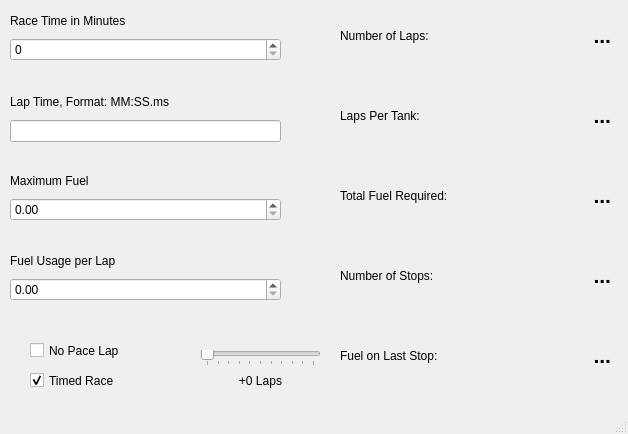
<?xml version="1.0" encoding="UTF-8"?>
<ui version="4.0">
 <class>MainWindow</class>
 <widget class="QMainWindow" name="MainWindow">
  <property name="geometry">
   <rect>
    <x>0</x>
    <y>0</y>
    <width>628</width>
    <height>434</height>
   </rect>
  </property>
  <property name="windowTitle">
   <string>REAL Friends Fuel Calculator</string>
  </property>
  <widget class="QWidget" name="centralwidget">
   <widget class="QWidget" name="verticalLayoutWidget">
    <property name="geometry">
     <rect>
      <x>10</x>
      <y>10</y>
      <width>271</width>
      <height>51</height>
     </rect>
    </property>
    <layout class="QVBoxLayout" name="verticalLayout">
     <item>
      <widget class="QLabel" name="raceTimeLabel">
       <property name="text">
        <string>Race Time in Minutes</string>
       </property>
      </widget>
     </item>
     <item>
      <widget class="QSpinBox" name="raceTimeInput">
       <property name="maximum">
        <number>2000</number>
       </property>
      </widget>
     </item>
    </layout>
   </widget>
   <widget class="QWidget" name="verticalLayoutWidget_2">
    <property name="geometry">
     <rect>
      <x>10</x>
      <y>90</y>
      <width>271</width>
      <height>81</height>
     </rect>
    </property>
    <layout class="QVBoxLayout" name="verticalLayout_2">
     <item>
      <widget class="QLabel" name="lapTimeLabel">
       <property name="text">
        <string>Lap Time, Format: MM:SS.ms</string>
       </property>
      </widget>
     </item>
     <item>
      <widget class="QLineEdit" name="lapTimeInput"/>
     </item>
     <item>
      <widget class="QLabel" name="lapFormatLabel">
       <property name="palette">
        <palette>
         <active>
          <colorrole role="WindowText">
           <brush brushstyle="SolidPattern">
            <color alpha="255">
             <red>255</red>
             <green>0</green>
             <blue>4</blue>
            </color>
           </brush>
          </colorrole>
          <colorrole role="Text">
           <brush brushstyle="SolidPattern">
            <color alpha="255">
             <red>255</red>
             <green>0</green>
             <blue>4</blue>
            </color>
           </brush>
          </colorrole>
          <colorrole role="PlaceholderText">
           <brush brushstyle="SolidPattern">
            <color alpha="128">
             <red>255</red>
             <green>0</green>
             <blue>4</blue>
            </color>
           </brush>
          </colorrole>
         </active>
         <inactive>
          <colorrole role="WindowText">
           <brush brushstyle="SolidPattern">
            <color alpha="255">
             <red>255</red>
             <green>0</green>
             <blue>4</blue>
            </color>
           </brush>
          </colorrole>
          <colorrole role="Text">
           <brush brushstyle="SolidPattern">
            <color alpha="255">
             <red>255</red>
             <green>0</green>
             <blue>4</blue>
            </color>
           </brush>
          </colorrole>
          <colorrole role="PlaceholderText">
           <brush brushstyle="SolidPattern">
            <color alpha="128">
             <red>255</red>
             <green>0</green>
             <blue>4</blue>
            </color>
           </brush>
          </colorrole>
         </inactive>
         <disabled>
          <colorrole role="WindowText">
           <brush brushstyle="SolidPattern">
            <color alpha="255">
             <red>120</red>
             <green>120</green>
             <blue>120</blue>
            </color>
           </brush>
          </colorrole>
          <colorrole role="Text">
           <brush brushstyle="SolidPattern">
            <color alpha="255">
             <red>120</red>
             <green>120</green>
             <blue>120</blue>
            </color>
           </brush>
          </colorrole>
          <colorrole role="PlaceholderText">
           <brush brushstyle="SolidPattern">
            <color alpha="128">
             <red>0</red>
             <green>0</green>
             <blue>0</blue>
            </color>
           </brush>
          </colorrole>
         </disabled>
        </palette>
       </property>
       <property name="font">
        <font>
         <italic>true</italic>
        </font>
       </property>
       <property name="text">
        <string/>
       </property>
       <property name="textFormat">
        <enum>Qt::AutoText</enum>
       </property>
       <property name="alignment">
        <set>Qt::AlignLeading|Qt::AlignLeft|Qt::AlignTop</set>
       </property>
      </widget>
     </item>
    </layout>
   </widget>
   <widget class="QWidget" name="verticalLayoutWidget_3">
    <property name="geometry">
     <rect>
      <x>10</x>
      <y>170</y>
      <width>271</width>
      <height>51</height>
     </rect>
    </property>
    <layout class="QVBoxLayout" name="verticalLayout_3">
     <item>
      <widget class="QLabel" name="maxFuelLabel">
       <property name="text">
        <string>Maximum Fuel</string>
       </property>
      </widget>
     </item>
     <item>
      <widget class="QDoubleSpinBox" name="maxFuelInput"/>
     </item>
    </layout>
   </widget>
   <widget class="QWidget" name="verticalLayoutWidget_4">
    <property name="geometry">
     <rect>
      <x>10</x>
      <y>250</y>
      <width>271</width>
      <height>51</height>
     </rect>
    </property>
    <layout class="QVBoxLayout" name="verticalLayout_4">
     <item>
      <widget class="QLabel" name="fuelUsageLabel">
       <property name="text">
        <string>Fuel Usage per Lap</string>
       </property>
      </widget>
     </item>
     <item>
      <widget class="QDoubleSpinBox" name="fuelUsageInput"/>
     </item>
    </layout>
   </widget>
   <widget class="QWidget" name="horizontalLayoutWidget">
    <property name="geometry">
     <rect>
      <x>340</x>
      <y>10</y>
      <width>271</width>
      <height>51</height>
     </rect>
    </property>
    <layout class="QHBoxLayout" name="horizontalLayout">
     <item>
      <widget class="QLabel" name="lapsResultLabel">
       <property name="text">
        <string>Number of Laps:</string>
       </property>
      </widget>
     </item>
     <item>
      <widget class="QLabel" name="lapsResultOutput">
       <property name="font">
        <font>
         <pointsize>16</pointsize>
         <weight>75</weight>
         <bold>true</bold>
        </font>
       </property>
       <property name="text">
        <string>...</string>
       </property>
       <property name="alignment">
        <set>Qt::AlignRight|Qt::AlignTrailing|Qt::AlignVCenter</set>
       </property>
      </widget>
     </item>
    </layout>
   </widget>
   <widget class="QWidget" name="horizontalLayoutWidget_2">
    <property name="geometry">
     <rect>
      <x>340</x>
      <y>90</y>
      <width>271</width>
      <height>51</height>
     </rect>
    </property>
    <layout class="QHBoxLayout" name="horizontalLayout_2">
     <item>
      <widget class="QLabel" name="lapsPerTankLabel">
       <property name="text">
        <string>Laps Per Tank:</string>
       </property>
      </widget>
     </item>
     <item>
      <widget class="QLabel" name="lapsPerTankOutput">
       <property name="font">
        <font>
         <pointsize>16</pointsize>
         <weight>75</weight>
         <bold>true</bold>
        </font>
       </property>
       <property name="text">
        <string>...</string>
       </property>
       <property name="alignment">
        <set>Qt::AlignRight|Qt::AlignTrailing|Qt::AlignVCenter</set>
       </property>
      </widget>
     </item>
    </layout>
   </widget>
   <widget class="QWidget" name="horizontalLayoutWidget_3">
    <property name="geometry">
     <rect>
      <x>340</x>
      <y>170</y>
      <width>271</width>
      <height>51</height>
     </rect>
    </property>
    <layout class="QHBoxLayout" name="horizontalLayout_3">
     <item>
      <widget class="QLabel" name="totalFuelLabel">
       <property name="text">
        <string>Total Fuel Required:</string>
       </property>
      </widget>
     </item>
     <item>
      <widget class="QLabel" name="totalFuelOutput">
       <property name="font">
        <font>
         <pointsize>16</pointsize>
         <weight>75</weight>
         <bold>true</bold>
        </font>
       </property>
       <property name="text">
        <string>...</string>
       </property>
       <property name="alignment">
        <set>Qt::AlignRight|Qt::AlignTrailing|Qt::AlignVCenter</set>
       </property>
      </widget>
     </item>
    </layout>
   </widget>
   <widget class="QWidget" name="horizontalLayoutWidget_4">
    <property name="geometry">
     <rect>
      <x>340</x>
      <y>250</y>
      <width>271</width>
      <height>51</height>
     </rect>
    </property>
    <layout class="QHBoxLayout" name="horizontalLayout_4">
     <item>
      <widget class="QLabel" name="numStopsLabel">
       <property name="text">
        <string>Number of Stops:</string>
       </property>
      </widget>
     </item>
     <item>
      <widget class="QLabel" name="numStopsOutput">
       <property name="font">
        <font>
         <pointsize>16</pointsize>
         <weight>75</weight>
         <bold>true</bold>
        </font>
       </property>
       <property name="text">
        <string>...</string>
       </property>
       <property name="alignment">
        <set>Qt::AlignRight|Qt::AlignTrailing|Qt::AlignVCenter</set>
       </property>
      </widget>
     </item>
    </layout>
   </widget>
   <widget class="QWidget" name="horizontalLayoutWidget_5">
    <property name="geometry">
     <rect>
      <x>340</x>
      <y>330</y>
      <width>271</width>
      <height>51</height>
     </rect>
    </property>
    <layout class="QHBoxLayout" name="horizontalLayout_5">
     <item>
      <widget class="QLabel" name="fuelOnStopLabel">
       <property name="text">
        <string>Fuel on Last Stop:</string>
       </property>
      </widget>
     </item>
     <item>
      <widget class="QLabel" name="fuelOnStopOutput">
       <property name="font">
        <font>
         <pointsize>16</pointsize>
         <weight>75</weight>
         <bold>true</bold>
        </font>
       </property>
       <property name="text">
        <string>...</string>
       </property>
       <property name="alignment">
        <set>Qt::AlignRight|Qt::AlignTrailing|Qt::AlignVCenter</set>
       </property>
      </widget>
     </item>
    </layout>
   </widget>
   <widget class="QCheckBox" name="timedRaceCheck">
    <property name="geometry">
     <rect>
      <x>30</x>
      <y>370</y>
      <width>91</width>
      <height>21</height>
     </rect>
    </property>
    <property name="text">
     <string>Timed Race</string>
    </property>
    <property name="checked">
     <bool>true</bool>
    </property>
    <property name="tristate">
     <bool>false</bool>
    </property>
   </widget>
   <widget class="QCheckBox" name="paceLapCheck">
    <property name="geometry">
     <rect>
      <x>30</x>
      <y>340</y>
      <width>131</width>
      <height>21</height>
     </rect>
    </property>
    <property name="text">
     <string>No Pace Lap</string>
    </property>
    <property name="tristate">
     <bool>true</bool>
    </property>
   </widget>
   <widget class="QSlider" name="extraLapSlider">
    <property name="geometry">
     <rect>
      <x>200</x>
      <y>350</y>
      <width>121</width>
      <height>16</height>
     </rect>
    </property>
    <property name="maximum">
     <number>10</number>
    </property>
    <property name="orientation">
     <enum>Qt::Horizontal</enum>
    </property>
    <property name="tickPosition">
     <enum>QSlider::TicksBelow</enum>
    </property>
    <property name="tickInterval">
     <number>1</number>
    </property>
   </widget>
   <widget class="QLabel" name="extraLapLabel">
    <property name="geometry">
     <rect>
      <x>220</x>
      <y>370</y>
      <width>81</width>
      <height>21</height>
     </rect>
    </property>
    <property name="text">
     <string>+0 Laps</string>
    </property>
    <property name="alignment">
     <set>Qt::AlignCenter</set>
    </property>
   </widget>
  </widget>
  <widget class="QMenuBar" name="menubar">
   <property name="geometry">
    <rect>
     <x>0</x>
     <y>0</y>
     <width>628</width>
     <height>20</height>
    </rect>
   </property>
  </widget>
  <widget class="QStatusBar" name="statusbar"/>
 </widget>
 <resources/>
 <connections/>
</ui>
